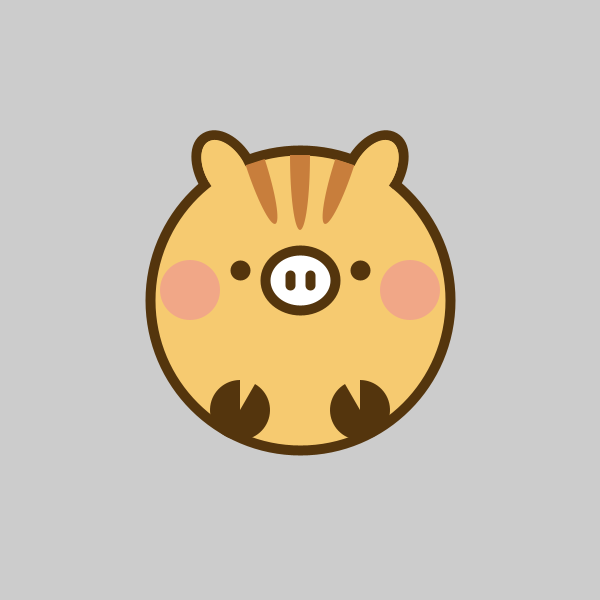
Frame 1 (no input)
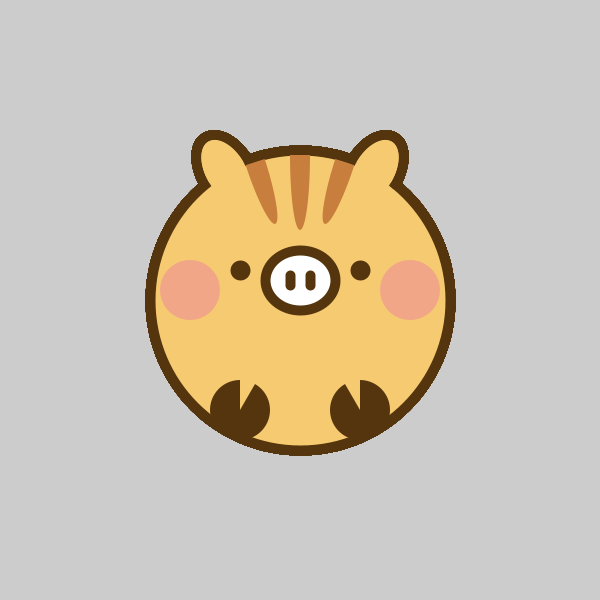
Frame 60 (the mouse pressed at the canvas centre just before this capture)
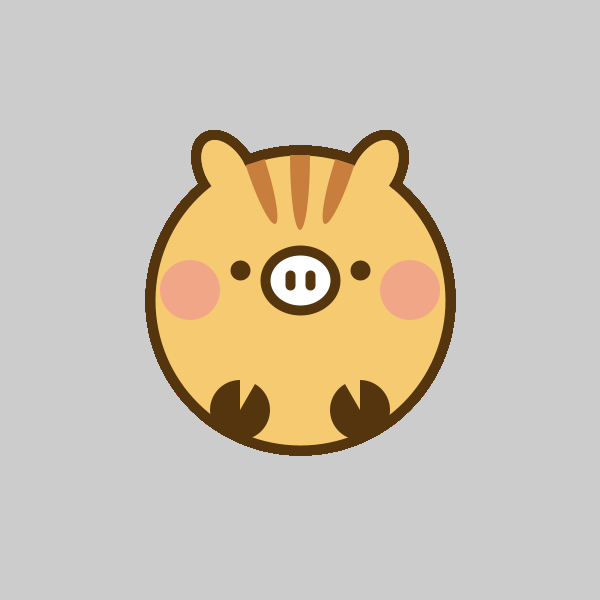
Frame 120 (the mouse held since frame 60 and released just before this capture)

The Processing sketch that drew these frames (run headless with seeded random() and noise(); from frame 60 on, the mouse is pressed at the canvas centre):

// Processing sketch: Boar
// ── Boar.pde
float s = 10;

void setup() {
  size(600, 600);
}
void draw() {
  translate(width/2, height/2);

  // 顔
  stroke(84, 53, 13);
  strokeWeight(s);
  fill(246, 202, 112);
  ellipse(0, 0, 30 * s, 30 * s);

  // 耳
  rotate(-PI/6);
  for (float angle = 0; angle < TWO_PI/3; angle += PI/3) {
    rotate(angle);
    stroke(84, 53, 13);
    arc(0, -14.8 * s, 5 * s, 8 * s, PI, TWO_PI);
    noStroke();
    ellipse(0, -14.8 * s, 4 * s, 7 * s);
  } 
  rotate(-PI/6);

  // 鼻
  stroke(84, 53, 13);
  fill(255);
  ellipse(0, -2 * s, 7 * s, 6 * s);

  // 鼻の穴
  strokeWeight(s);
  line(-s, -1.5 * s, -s, -2.5 * s);
  line(s, -1.5 * s, s, -2.5 * s);

  // 目
  strokeWeight(2 * s);
  point(6 * s, -3 * s);
  point(-6 * s, -3 * s);

  // ほっぺ
  noStroke();
  fill(241, 167, 135);
  ellipse(-11 * s, -s, 6 * s, 6 * s);
  ellipse(11 * s, -s, 6 * s, 6 * s);

  // おでこ
  noStroke();
  fill(200, 126, 60);
  arc(0, -14.5 * s, 2 * s, 15 * s, 0, PI);

  rotate(-PI/10);
  for (float angle = 0; angle < TWO_PI/5; angle += PI/5) {
    rotate(angle);
    arc(0, -14.5 * s, 2 * s, 13 * s, 0, PI);
  }
  rotate(-PI/10);

  // 足
  fill(84, 53, 13);
  arc(-6 * s, 11 * s, 6 * s, 6 * s, PI/6 - HALF_PI, TWO_PI - HALF_PI);
  arc(6 * s, 11 * s, 6 * s, 6 * s, -HALF_PI, TWO_PI - HALF_PI - PI/6);
}
